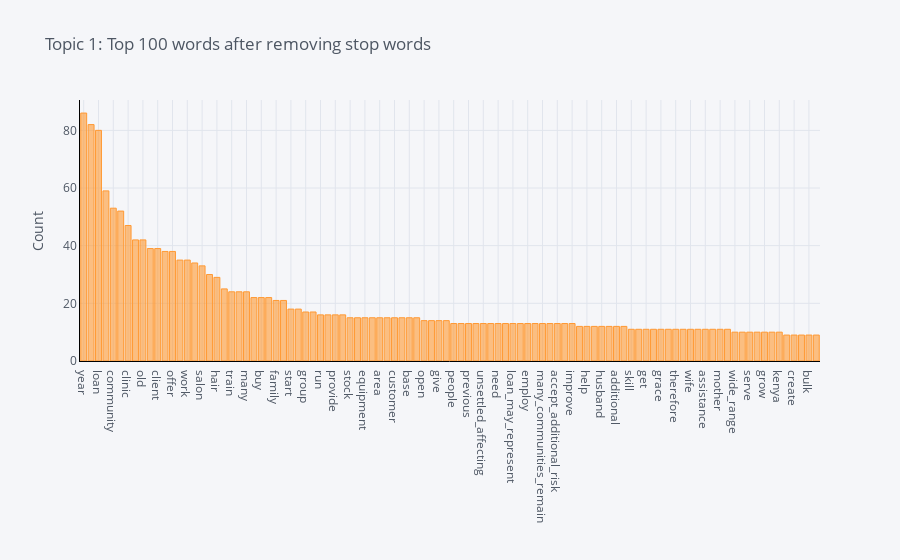

The notebook cell saved with this chart:
### Markdown cell above
So we can see for topic 0 the top 4 words are:

- Business
- Year
- Child
- Old

You could imagine perhaps the loan applications for this topic might emphasise for example how these loans would have a benefit in a specific year, or would benefit perhaps both older and younger people in the community?

Lets have a look at topic 1.

### Code cell
plot_model(lda_topic_model, plot = 'frequency', topic_num = 'Topic 1')

### Figure 1 — Plotly figure (JSON) as saved in the notebook; plotly's stock layout.template omitted (floating-point values rounded to 4 significant figures)
{"data": [{"marker": {"color": "rgba(255, 153, 51, 0.6)", "line": {"color": "rgba(255, 153, 51, 1.0)", "width": 1}}, "name": "count", "orientation": "v", "text": "", "x": ["year", "service", "loan", "child", "community", "business", "clinic", "also", "old", "purchase", "client", "drug", "offer", "live", "work", "facility", "salon", "pharmacy", "hair", "make", "train", "able", "many", "health", "buy", "expand", "family", "school", "start", "town", "group", "month", "run", "receive", "provide", "care", "stock", "kmet", "equipment", "apply", "area", "training", "customer", "quality", "base", "agne", "open", "use", "give", "support", "people", "member", "previous", "well", "unsettled_affecting", "request", "need", "planning", "loan_may_represent", "higher_default_risk_willing", "employ", "marry", "many_communities_remain", "local_businesses_lender", "accept_additional_risk", "due", "improve", "disclaimer_due_recent_event", "help", "good", "husband", "increase", "additional", "rise", "skill", "go", "get", "meet", "grace", "require", "therefore", "home", "wife", "income", "assistance", "pay", "mother", "enable", "wide_range", "microfinance", "serve", "government", "grow", "private", "kenya", "save", "create", "capital", "bulk", "age"], "y": [86, 82, 80, 59, 53, 52, 47, 42, 42, 39, 39, 38, 38, 35, 35, 34, 33, 30, 29, 25, 24, 24, 24, 22, 22, 22, 21, 21, 18, 18, 17, 17, 16, 16, 16, 16, 15, 15, 15, 15, 15, 15, 15, 15, 15, 15, 14, 14, 14, 14, 13, 13, 13, 13, 13, 13, 13, 13, 13, 13, 13, 13, 13, 13, 13, 13, 13, 12, 12, 12, 12, 12, 12, 12, 11, 11, 11, 11, 11, 11, 11, 11, 11, 11, 11, 11, 11, 11, 10, 10, 10, 10, 10, 10, 10, 9, 9, 9, 9, 9], "type": "bar"}], "layout": {"legend": {"bgcolor": "#F5F6F9", "font": {"color": "#4D5663"}}, "paper_bgcolor": "#F5F6F9", "plot_bgcolor": "#F5F6F9", "title": {"font": {"color": "#4D5663"}, "text": "Topic 1: Top 100 words after removing stop words"}, "xaxis": {"gridcolor": "#E1E5ED", "linecolor": "black", "showgrid": true, "tickfont": {"color": "#4D5663"}, "title": {"font": {"color": "#4D5663"}, "text": ""}, "zerolinecolor": "#E1E5ED", "type": "category", "range": [-0.5, 99.5], "autorange": true}, "yaxis": {"gridcolor": "#E1E5ED", "linecolor": "black", "showgrid": true, "tickfont": {"color": "#4D5663"}, "title": {"font": {"color": "#4D5663"}, "text": "Count"}, "zerolinecolor": "#E1E5ED", "type": "linear", "range": [0, 90.53], "autorange": true}, "autosize": true}}
